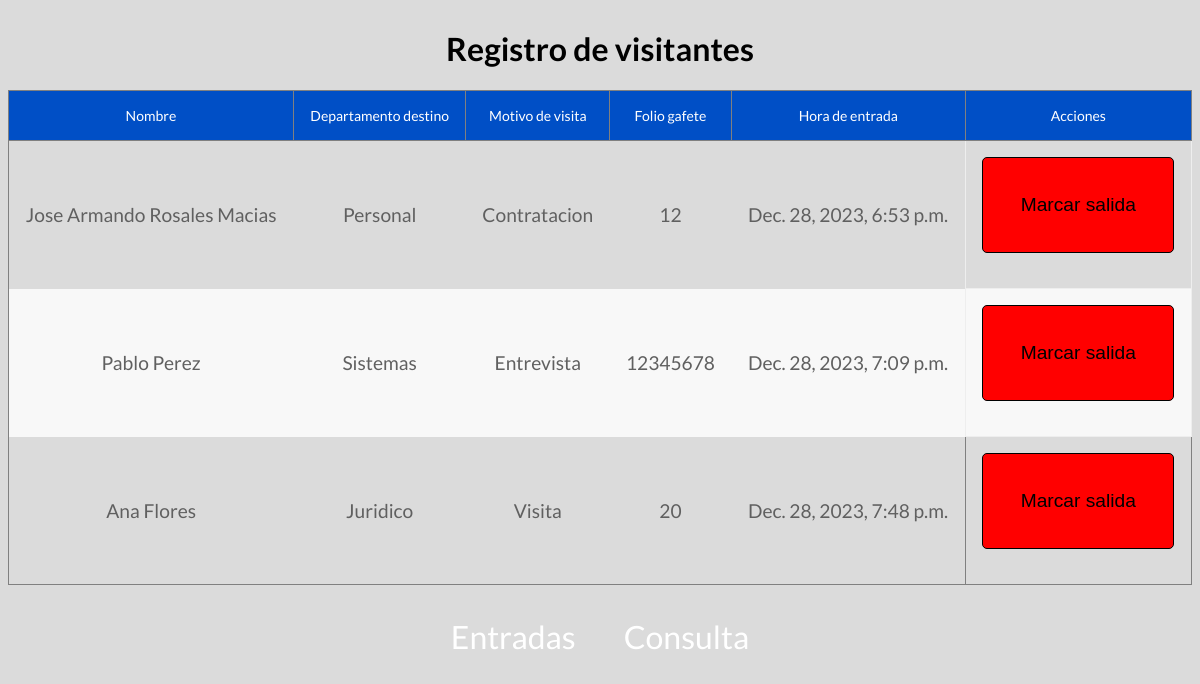
Before: /salida/ with the older database file.
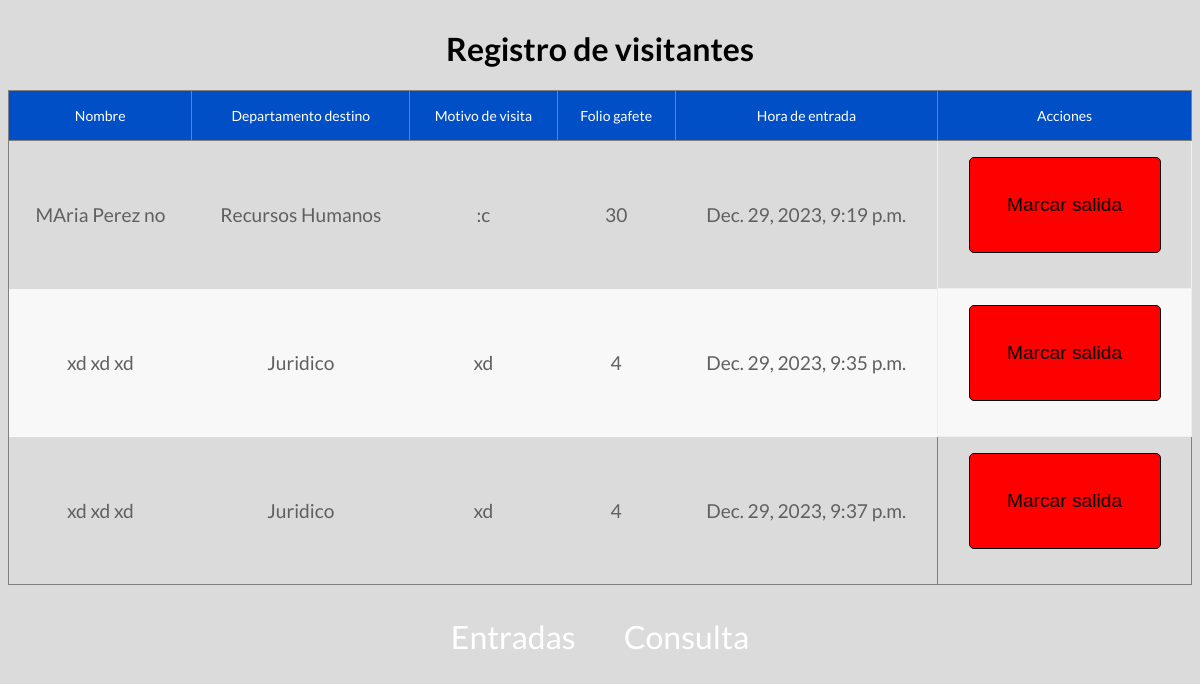
After: the same page with the newer database file.
### home/models.py (models this page shows, shortened)
class Visitantes(models.Model):
    nombres = models.CharField(max_length=50)
    apellidos = models.CharField(max_length=50)
    departamento_destino = models.CharField(max_length=50)
    motivo_visita = models.CharField(max_length=100)
    folio_gafete = models.IntegerField()
    imagen = models.ImageField(upload_to='images/', blank=False, null=True)
    fecha_entrada = models.DateTimeField(auto_now_add=True)
    fecha_salida = models.DateTimeField(blank=True, null=True)

### home/views.py (the view)
# urls.py: path('salida/', views.salida, name='salida'),
def salida(request):
    visitantes_activos = Visitantes.objects.filter(fecha_salida__isnull=True)
    context = {
        'visitantes_activos': visitantes_activos,
    }
    return render(request, 'salida.html', context)

### home/templates/salida.html (shortened to what this page needs)
<html lang="es">
    <head>
        {% load static %}
        <link href="{% static 'css/styles.css' %}" rel="stylesheet">
    </head>
    <body>
        <h1>Registro de visitantes</h1>
        {% if visitantes_activos %}
            <table border="1">
                <thead>
                    <tr>
                        <th>Nombre</th>
                        <th>Departamento destino</th>
                        <th>Motivo de visita</th>
                        <th>Folio gafete</th>
                        <th>Hora de entrada</th>
                        <th>Acciones</th>
                    </tr>
                </thead>
                <tbody>
                    {% for visitante in visitantes_activos %}
                        <tr>
                            <td>{{visitante.nombres}} {{visitante.apellidos}}</td>
                            <td>{{visitante.departamento_destino}}</td>
                            <td>{{visitante.motivo_visita}}</td>
                            <td>{{visitante.folio_gafete}}</td>
                            <td>{{visitante.fecha_entrada}}</td>
                            <td>
                                {% if not visitante.fecha_salida %}
                                    <form method="post" action="{% url "marcar_salida" visitante.id %}">
                                        <button class="btn-salida" type="submit">Marcar salida</button>
                                    </form>
                                {% else %}
                                    <p>Visitante ya marcó salida</p>
                                {% endif %}
                            </td>
                        </tr>
                    {% endfor %}
            </table>
        {% endif %}
        <div class="navbar">
            <a href="{% url 'registrar_entrada' %}">Entradas</a>
            <a href="{% url 'consulta' %}">Consulta</a>
        </div>
    </body>
</html>

Changed rows visible on the page:
removed Visitantes: nombres "Jose Armando", apellidos "Rosales Macias", departamento_destino "Personal", motivo_visita "Contratacion", folio_gafete "12", fecha_entrada "Dec. 28, 2023, 6:53 p.m.", shows "Marcar salida"
removed Visitantes: nombres "Pablo", apellidos "Perez", departamento_destino "Sistemas", motivo_visita "Entrevista", folio_gafete "12345678", fecha_entrada "Dec. 28, 2023, 7:09 p.m.", shows "Marcar salida"
removed Visitantes: nombres "Ana", apellidos "Flores", departamento_destino "Juridico", motivo_visita "Visita", folio_gafete "20", fecha_entrada "Dec. 28, 2023, 7:48 p.m.", shows "Marcar salida"
added Visitantes: nombres "MAria", apellidos "Perez no", departamento_destino "Recursos Humanos", motivo_visita ":c", folio_gafete "30", fecha_entrada "Dec. 29, 2023, 9:19 p.m.", shows "Marcar salida"
added Visitantes: nombres "xd", apellidos "xd xd", departamento_destino "Juridico", motivo_visita "xd", folio_gafete "4", fecha_entrada "Dec. 29, 2023, 9:35 p.m.", shows "Marcar salida"
added Visitantes: nombres "xd", apellidos "xd xd", departamento_destino "Juridico", motivo_visita "xd", folio_gafete "4", fecha_entrada "Dec. 29, 2023, 9:37 p.m.", shows "Marcar salida"
